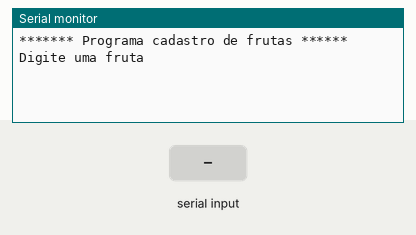
This sketch was run on a simulated Arduino Uno, built with avr-gcc and run on an emulated ATmega328P. On the bench: the last lines printed to the serial monitor. Inputs (shaded band) come from the test bench.

Above: at 1.2 s.
1.3 s: "90,45\n" received over Serial
At 2.8 s:
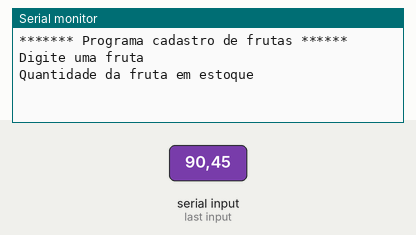
3.8 s: "30,150\n" received over Serial
At 4.6 s:
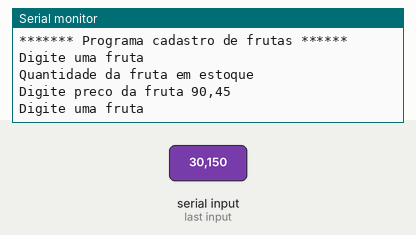
5.3 s: "5\n" received over Serial
At 6.1 s:
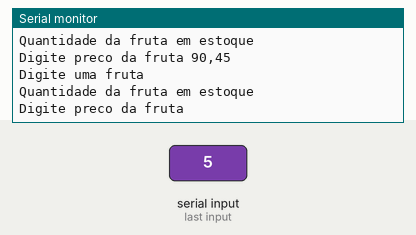

The sketch:

vetores_cadastro_de_frutas1.ino
```cpp
// C++ code
//Variaveis globais
String frutas[5];//vetor vazio 0-4
float precofrutas[5];
int quantidade[5];
void setup()
{
  Serial.begin(9600);
}

void loop()
{


  //imprime um cabeçalho
  Serial.println("******* Programa cadastro de frutas ******");
   Serial.println();
  //pedir as frutas para o usuario
  //guardar as frutas no compartimento correto

  for(int f = 0; f < 5; f++) {
    Serial.println("Digite uma fruta");
    while (! Serial.available());
    frutas [f] = Serial.readString();

    Serial.println("Quantidade da fruta em estoque");
    while (! Serial.available());
    precofrutas [f] = Serial.parseFloat();

    Serial.println("Digite preco da fruta " + frutas[f]);
    while (! Serial.available());
    precofrutas [f] = Serial.parseFloat();
  }

    Serial.println("****** Listagem de frutas ******");
    Serial.println();
    for (int f = 0; f <5; f++){
    Serial.println("Fruta: " + frutas[f]);
    Serial.println("Quantidade da fruta: " + String(quantidade[f]));
    Serial.println("Preco: R$" + String(precofrutas[f]));
    Serial.println();
    delay(1000);
 }
  //


  //usar o for para exibir as frutas cadastradas

}
```

Measured:
- after the input at 1.3 s, the serial monitor: prints a new line after 1.0 s (image 1)
- after the input at 3.8 s, the serial monitor: prints a new line at once (image 2)
- after the input at 5.3 s, the serial monitor: prints a new line at once (image 3)
